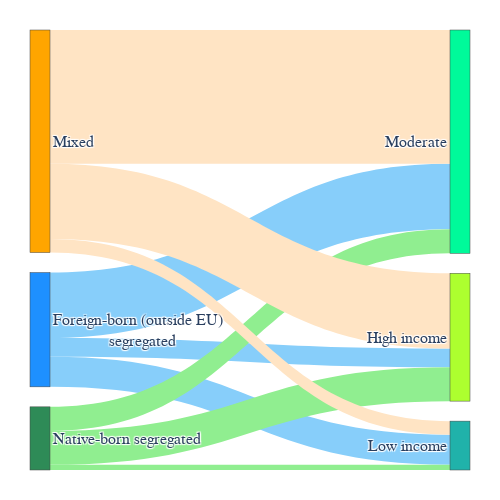

Here is the notebook cell this chart was saved with:
### Code cell
import plotly.graph_objects as go

NODES = dict(           
    label = ["Foreign-born (outside EU)<br>              segregated", "Native-born segregated", "Mixed", "Low income", "High income", "Moderate"],
    color = ["dodgerblue",  "seagreen",  "orange", "lightseagreen", "greenyellow", "mediumspringgreen" ])

LINKS = dict(   
  source = [  0,  0,  0,  1,  1,  1,  2,  2,  2],
  target = [  3,  4,  5,  3,  4,  5,  3,  4,  5], 
  value =  [ 40, 25, 87,  7, 45, 32, 18, 100, 178],

  color = [   
  "lightskyblue",   "lightskyblue",   "lightskyblue",      
  "lightgreen", "lightgreen", "lightgreen",  
  "bisque",       "bisque",       "bisque"],)


data = go.Sankey(node = NODES, link = LINKS)
fig = go.Figure(data)

fig.update_layout(
    width=500, height=500,
    margin=dict(
        l=30,
        r=30,
        b=30,
        t=30,
        pad=9
    ),
    font = dict(family='Palatino', size=16),)
#     title="Escooter-unavailable Region",  font_size=16)
fig.write_image('result_output/sankey_avail.pdf', scale=10)
fig.show()

### Figure 1 — Plotly figure (JSON) as saved in the notebook; plotly's stock layout.template omitted (floating-point values rounded to 4 significant figures)
{"data": [{"link": {"color": ["lightskyblue", "lightskyblue", "lightskyblue", "lightgreen", "lightgreen", "lightgreen", "bisque", "bisque", "bisque"], "source": [0, 0, 0, 1, 1, 1, 2, 2, 2], "target": [3, 4, 5, 3, 4, 5, 3, 4, 5], "value": [40, 25, 87, 7, 45, 32, 18, 100, 178]}, "node": {"color": ["dodgerblue", "seagreen", "orange", "lightseagreen", "greenyellow", "mediumspringgreen"], "label": ["Foreign-born (outside EU)<br>              segregated", "Native-born segregated", "Mixed", "Low income", "High income", "Moderate"]}, "type": "sankey"}], "layout": {"font": {"family": "Palatino", "size": 16}, "height": 500, "margin": {"b": 30, "l": 30, "pad": 9, "r": 30, "t": 30}, "width": 500}}
